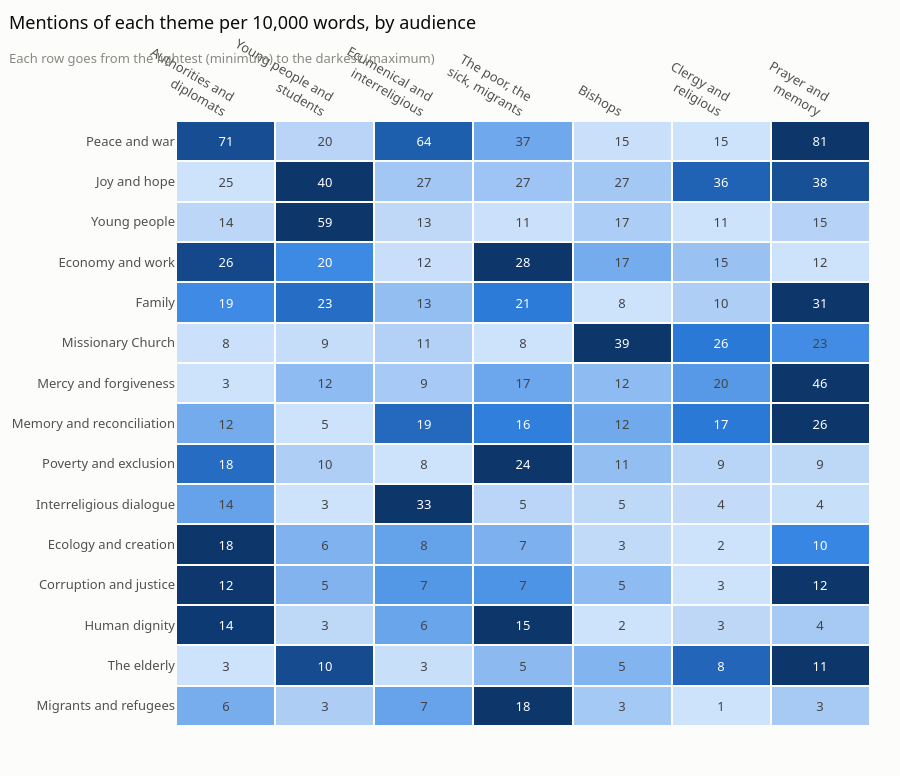

Source (notebook cell):
### Markdown cell above
### And by audience?

Same measure, comparing the audiences with at least 20 speeches.

### Code cell
large_audiences = df["public"].value_counts().loc[lambda n: n >= 20].index
rates = ac.taux_lexique(df, "public", en.LEXICON).loc[large_audiences].T
rates = rates.loc[rates.mean(axis=1).sort_values(ascending=False).index]
rates.columns = [textwrap.fill(a, 16).replace("\n", "<br>") for a in rates.columns]

g.carte_chaleur(rates, "Mentions of each theme per 10,000 words, by audience",
                "Each row goes from the lightest (minimum) to the darkest (maximum)",
                unite="mentions per 10,000 words").show()

### Figure 1 — Plotly figure (JSON) as saved in the notebook; plotly's stock layout.template omitted (floating-point values rounded to 4 significant figures)
{"data": [{"colorscale": [[0.0, "#cde2fb"], [0.08333, "#b7d3f6"], [0.1667, "#9ec5f4"], [0.25, "#86b6ef"], [0.3333, "#6da7ec"], [0.4167, "#5598e7"], [0.5, "#3987e5"], [0.5833, "#2a78d6"], [0.6667, "#256abf"], [0.75, "#1c5cab"], [0.8333, "#184f95"], [0.9167, "#104281"], [1.0, "#0d366b"]], "customdata": [[70.79, 19.82, 64.05, 36.55, 15.41, 14.67, 81.36], [24.74, 40.2, 27.13, 27.37, 27.01, 35.79, 37.55], [13.92, 58.59, 13.35, 11.1, 16.6, 10.83, 15.02], [25.98, 19.71, 12.21, 27.94, 16.82, 14.84, 11.89], [18.9, 22.58, 12.64, 20.86, 7.92, 10.48, 30.67], [7.935, 8.59, 10.65, 7.655, 39.06, 25.84, 22.53], [2.956, 12.44, 8.947, 17.41, 12.48, 20.43, 45.68], [11.75, 5.396, 19.03, 16.46, 11.93, 17.11, 25.66], [18.2, 9.581, 7.811, 23.73, 11.07, 9.079, 8.761], [14.08, 3.194, 33.23, 5.358, 4.882, 4.365, 3.755], [17.81, 6.387, 7.811, 6.507, 2.821, 2.095, 10.01], [11.82, 5.066, 6.533, 6.698, 4.665, 2.619, 11.89], [14.16, 2.753, 6.391, 14.54, 2.061, 2.794, 3.755], [3.267, 9.581, 3.409, 4.976, 5.207, 8.381, 10.64], [5.99, 2.753, 6.959, 18.37, 3.255, 0.6984, 3.129]], "hovertemplate": "%{y}, %{x}<br>%{customdata:.1f} mentions per 10,000 words<extra></extra>", "showscale": false, "text": [[71, 20, 64, 37, 15, 15, 81], [25, 40, 27, 27, 27, 36, 38], [14, 59, 13, 11, 17, 11, 15], [26, 20, 12, 28, 17, 15, 12], [19, 23, 13, 21, 8, 10, 31], [8, 9, 11, 8, 39, 26, 23], [3, 12, 9, 17, 12, 20, 46], [12, 5, 19, 16, 12, 17, 26], [18, 10, 8, 24, 11, 9, 9], [14, 3, 33, 5, 5, 4, 4], [18, 6, 8, 7, 3, 2, 10], [12, 5, 7, 7, 5, 3, 12], [14, 3, 6, 15, 2, 3, 4], [3, 10, 3, 5, 5, 8, 11], [6, 3, 7, 18, 3, 1, 3]], "texttemplate": "%{text}", "type": "heatmap", "x": ["Authorities and<br>diplomats", "Young people and<br>students", "Ecumenical and<br>interreligious", "The poor, the<br>sick, migrants", "Bishops", "Clergy and<br>religious", "Prayer and<br>memory"], "xgap": 2, "y": ["Peace and war", "Joy and hope", "Young people", "Economy and work", "Family", "Missionary Church", "Mercy and forgiveness", "Memory and reconciliation", "Poverty and exclusion", "Interreligious dialogue", "Ecology and creation", "Corruption and justice", "Human dignity", "The elderly", "Migrants and refugees"], "ygap": 2, "z": [[0.8415, 0.07731, 0.7405, 0.3282, 0.01107, 0.0, 1.0], [0.0, 1.0, 0.1545, 0.17, 0.1472, 0.7152, 0.8288], [0.06488, 1.0, 0.05286, 0.005734, 0.1209, 0.0, 0.08781], [0.878, 0.4874, 0.02015, 1.0, 0.3069, 0.1839, 0.0], [0.4829, 0.6444, 0.2075, 0.5689, 0.0, 0.1124, 1.0], [0.008911, 0.02978, 0.09544, 0.0, 1.0, 0.5792, 0.4737], [0.0, 0.2221, 0.1402, 0.3384, 0.2228, 0.4089, 1.0], [0.3134, 0.0, 0.6729, 0.5459, 0.3226, 0.5782, 1.0], [0.6528, 0.1112, 0.0, 1.0, 0.2044, 0.07967, 0.05969], [0.3624, 0.0, 1.0, 0.07206, 0.0562, 0.039, 0.01868], [1.0, 0.2731, 0.3636, 0.2806, 0.04615, 0.0, 0.5037], [0.9928, 0.2639, 0.4222, 0.4399, 0.2207, 0.0, 1.0], [0.9691, 0.05543, 0.3469, 1.0, 0.0, 0.05868, 0.1357], [0.0, 0.8565, 0.01918, 0.2318, 0.2632, 0.6937, 1.0], [0.2994, 0.1163, 0.3543, 1.0, 0.1446, 0.0, 0.1375]]}], "layout": {"height": 776, "legend": {"title": {"text": ""}}, "margin": {"t": 121}, "title": {"subtitle": {"font": {"color": "#898781", "size": 13}, "text": "Each row goes from the lightest (minimum) to the darkest (maximum)"}, "text": "Mentions of each theme per 10,000 words, by audience"}, "xaxis": {"showline": false, "side": "top"}, "yaxis": {"autorange": "reversed"}}}
